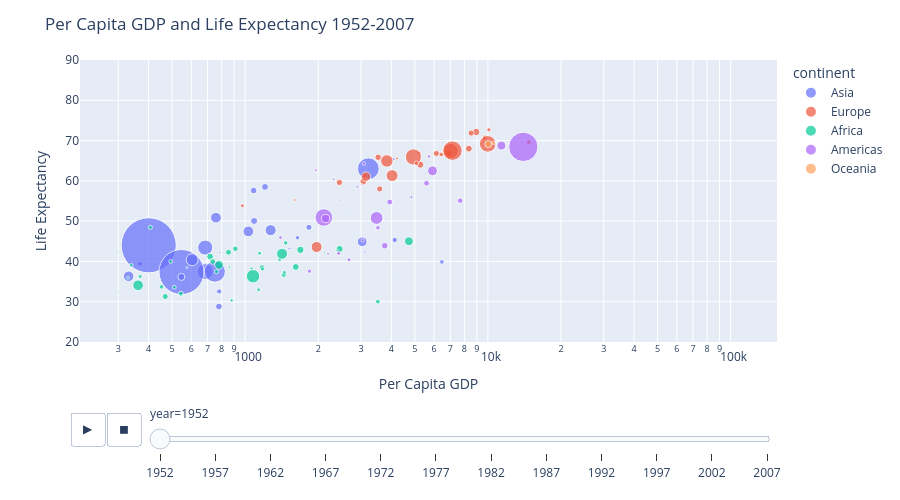

This figure's notebook cell:
### Markdown cell above
If you hover over the large purple dots, you'll see something strange... China appears in the data multiple times.  This is because there's a large purple dot plotted for every year that data was recorded for China.  It's confusing to have them all plotted on the same plot at the same time, so let's add in the animation that shows different values of GDP and life expectancy at different times.

### Code cell
fig= px.scatter(df, x='gdpPercap',
                y='lifeExp',
               log_x=True,
               color= 'continent',
               size='pop',
               hover_name= 'country',
               size_max=60,
               animation_frame='year',
               labels={'gdpPercap' : 'Per Capita GDP', 'lifeExp' : 'Life Expectancy'})

fig.update_layout(height=500,
                  yaxis_range=[20,90],
                  title='Per Capita GDP and Life Expectancy 1952-2007')

fig.show()

### Figure 1 — Plotly figure (JSON) as saved in the notebook; plotly's stock layout.template omitted (floating-point values rounded to 4 significant figures)
{"data": [{"hovertemplate": "<b>%{hovertext}</b><br><br>continent=Asia<br>year=1952<br>Per Capita GDP=%{x}<br>Life Expectancy=%{y}<br>pop=%{marker.size}<extra></extra>", "hovertext": ["Afghanistan", "Bahrain", "Bangladesh", "Cambodia", "China", "Hong Kong, China", "India", "Indonesia", "Iran", "Iraq", "Israel", "Japan", "Jordan", "Korea, Dem. Rep.", "Korea, Rep.", "Kuwait", "Lebanon", "Malaysia", "Mongolia", "Myanmar", "Nepal", "Oman", "Pakistan", "Philippines", "Saudi Arabia", "Singapore", "Sri Lanka", "Syria", "Taiwan", "Thailand", "Vietnam", "West Bank and Gaza", "Yemen, Rep."], "legendgroup": "Asia", "marker": {"color": "#636efa", "size": [8425333, 120447, 46886859, 4693836, 556263527, 2125900, 372000000, 82052000, 17272000, 5441766, 1620914, 86459025, 607914, 8865488, 20947571, 160000, 1439529, 6748378, 800663, 20092996, 9182536, 507833, 41346560, 22438691, 4005677, 1127000, 7982342, 3661549, 8550362, 21289402, 26246839, 1030585, 4963829], "sizemode": "area", "sizeref": 366300.0, "symbol": "circle"}, "mode": "markers", "name": "Asia", "orientation": "v", "showlegend": true, "type": "scatter", "x": [779.4, 9867.0, 684.2, 368.5, 400.4, 3054.0, 546.6, 749.7, 3035.0, 4130.0, 4087.0, 3217.0, 1547.0, 1088.0, 1031.0, 108400.0, 4835.0, 1831.0, 786.6, 331, 545.9, 1828.0, 684.6, 1273.0, 6460.0, 2315.0, 1084.0, 1643.0, 1207.0, 757.8, 605.1, 1516.0, 781.7], "xaxis": "x", "y": [28.8, 50.94, 37.48, 39.42, 44, 60.96, 37.37, 37.47, 44.87, 45.32, 65.39, 63.03, 43.16, 50.06, 47.45, 55.56, 55.93, 48.46, 42.24, 36.32, 36.16, 37.58, 43.44, 47.75, 39.88, 60.4, 57.59, 45.88, 58.5, 50.85, 40.41, 43.16, 32.55], "yaxis": "y"}, {"hovertemplate": "<b>%{hovertext}</b><br><br>continent=Europe<br>year=1952<br>Per Capita GDP=%{x}<br>Life Expectancy=%{y}<br>pop=%{marker.size}<extra></extra>", "hovertext": ["Albania", "Austria", "Belgium", "Bosnia and Herzegovina", "Bulgaria", "Croatia", "Czech Republic", "Denmark", "Finland", "France", "Germany", "Greece", "Hungary", "Iceland", "Ireland", "Italy", "Montenegro", "Netherlands", "Norway", "Poland", "Portugal", "Romania", "Serbia", "Slovak Republic", "Slovenia", "Spain", "Sweden", "Switzerland", "Turkey", "United Kingdom"], "legendgroup": "Europe", "marker": {"color": "#EF553B", "size": [1282697, 6927772, 8730405, 2791000, 7274900, 3882229, 9125183, 4334000, 4090500, 42459667, 69145952, 7733250, 9504000, 147962, 2952156, 47666000, 413834, 10381988, 3327728, 25730551, 8526050, 16630000, 6860147, 3558137, 1489518, 28549870, 7124673, 4815000, 22235677, 50430000], "sizemode": "area", "sizeref": 366300.0, "symbol": "circle"}, "mode": "markers", "name": "Europe", "orientation": "v", "showlegend": true, "type": "scatter", "x": [1601.0, 6137.0, 8343.0, 973.5, 2444.0, 3119.0, 6876.0, 9692.0, 6425.0, 7030.0, 7144.0, 3531.0, 5264.0, 7268.0, 5210.0, 4931.0, 2648.0, 8942.0, 10100.0, 4029.0, 3068.0, 3145.0, 3581.0, 5075.0, 4215.0, 3834.0, 8528.0, 14730.0, 1969.0, 9980.0], "xaxis": "x", "y": [55.23, 66.8, 68, 53.82, 59.6, 61.21, 66.87, 70.78, 66.55, 67.41, 67.5, 65.86, 64.03, 72.49, 66.91, 65.94, 59.16, 72.13, 72.67, 61.31, 59.82, 61.05, 58.0, 64.36, 65.57, 64.94, 71.86, 69.62, 43.59, 69.18], "yaxis": "y"}, {"hovertemplate": "<b>%{hovertext}</b><br><br>continent=Africa<br>year=1952<br>Per Capita GDP=%{x}<br>Life Expectancy=%{y}<br>pop=%{marker.size}<extra></extra>", "hovertext": ["Algeria", "Angola", "Benin", "Botswana", "Burkina Faso", "Burundi", "Cameroon", "Central African Republic", "Chad", "Comoros", "Congo, Dem. Rep.", "Congo, Rep.", "Cote d'Ivoire", "Djibouti", "Egypt", "Equatorial Guinea", "Eritrea", "Ethiopia", "Gabon", "Gambia", "Ghana", "Guinea", "Guinea-Bissau", "Kenya", "Lesotho", "Liberia", "Libya", "Madagascar", "Malawi", "Mali", "Mauritania", "Mauritius", "Morocco", "Mozambique", "Namibia", "Niger", "Nigeria", "Reunion", "Rwanda", "Sao Tome and Principe", "Senegal", "Sierra Leone", "Somalia", "South Africa", "Sudan", "Swaziland", "Tanzania", "Togo", "Tunisia", "Uganda", "Zambia", "Zimbabwe"], "legendgroup": "Africa", "marker": {"color": "#00cc96", "size": [9279525, 4232095, 1738315, 442308, 4469979, 2445618, 5009067, 1291695, 2682462, 153936, 14100005, 854885, 2977019, 63149, 22223309, 216964, 1438760, 20860941, 420702, 284320, 5581001, 2664249, 580653, 6464046, 748747, 863308, 1019729, 4762912, 2917802, 3838168, 1022556, 516556, 9939217, 6446316, 485831, 3379468, 33119096, 257700, 2534927, 60011, 2755589, 2143249, 2526994, 14264935, 8504667, 290243, 8322925, 1219113, 3647735, 5824797, 2672000, 3080907], "sizemode": "area", "sizeref": 366300.0, "symbol": "circle"}, "mode": "markers", "name": "Africa", "orientation": "v", "showlegend": true, "type": "scatter", "x": [2449.0, 3521.0, 1063.0, 851.2, 543.3, 339.3, 1173.0, 1071.0, 1179.0, 1103.0, 780.5, 2126.0, 1389.0, 2670.0, 1419.0, 375.6, 328.9, 362.1, 4293.0, 485.2, 911.3, 510.2, 299.9, 853.5, 298.8, 575.6, 2388.0, 1443.0, 369.2, 452.3, 743.1, 1968.0, 1688.0, 468.5, 2424.0, 761.9, 1077.0, 2719.0, 493.3, 879.6, 1450.0, 879.8, 1136.0, 4725.0, 1616.0, 1148.0, 716.7, 859.8, 1468.0, 734.8, 1147.0, 406.9], "xaxis": "x", "y": [43.08, 30.02, 38.22, 47.62, 31.98, 39.03, 38.52, 35.46, 38.09, 40.72, 39.14, 42.11, 40.48, 34.81, 41.89, 34.48, 35.93, 34.08, 37.0, 30, 43.15, 33.61, 32.5, 42.27, 42.14, 38.48, 42.72, 36.68, 36.26, 33.69, 40.54, 50.99, 42.87, 31.29, 41.73, 37.44, 36.32, 52.72, 40, 46.47, 37.28, 30.33, 32.98, 45.01, 38.63, 41.41, 41.22, 38.6, 44.6, 39.98, 42.04, 48.45], "yaxis": "y"}, {"hovertemplate": "<b>%{hovertext}</b><br><br>continent=Americas<br>year=1952<br>Per Capita GDP=%{x}<br>Life Expectancy=%{y}<br>pop=%{marker.size}<extra></extra>", "hovertext": ["Argentina", "Bolivia", "Brazil", "Canada", "Chile", "Colombia", "Costa Rica", "Cuba", "Dominican Republic", "Ecuador", "El Salvador", "Guatemala", "Haiti", "Honduras", "Jamaica", "Mexico", "Nicaragua", "Panama", "Paraguay", "Peru", "Puerto Rico", "Trinidad and Tobago", "United States", "Uruguay", "Venezuela"], "legendgroup": "Americas", "marker": {"color": "#ab63fa", "size": [17876956, 2883315, 56602560, 14785584, 6377619, 12350771, 926317, 6007797, 2491346, 3548753, 2042865, 3146381, 3201488, 1517453, 1426095, 30144317, 1165790, 940080, 1555876, 8025700, 2227000, 662850, 157553000, 2252965, 5439568], "sizemode": "area", "sizeref": 366300.0, "symbol": "circle"}, "mode": "markers", "name": "Americas", "orientation": "v", "showlegend": true, "type": "scatter", "x": [5911.0, 2677.0, 2109.0, 11370.0, 3940.0, 2144.0, 2627.0, 5587.0, 1398.0, 3522.0, 3048.0, 2428.0, 1840.0, 2195.0, 2899.0, 3478.0, 3112.0, 2480.0, 1952.0, 3759.0, 3082.0, 3023.0, 13990.0, 5717.0, 7690.0], "xaxis": "x", "y": [62.48, 40.41, 50.92, 68.75, 54.74, 50.64, 57.21, 59.42, 45.93, 48.36, 45.26, 42.02, 37.58, 41.91, 58.53, 50.79, 42.31, 55.19, 62.65, 43.9, 64.28, 59.1, 68.44, 66.07, 55.09], "yaxis": "y"}, {"hovertemplate": "<b>%{hovertext}</b><br><br>continent=Oceania<br>year=1952<br>Per Capita GDP=%{x}<br>Life Expectancy=%{y}<br>pop=%{marker.size}<extra></extra>", "hovertext": ["Australia", "New Zealand"], "legendgroup": "Oceania", "marker": {"color": "#FFA15A", "size": [8691212, 1994794], "sizemode": "area", "sizeref": 366300.0, "symbol": "circle"}, "mode": "markers", "name": "Oceania", "orientation": "v", "showlegend": true, "type": "scatter", "x": [10040.0, 10560.0], "xaxis": "x", "y": [69.12, 69.39], "yaxis": "y"}], "layout": {"height": 500, "legend": {"itemsizing": "constant", "title": {"text": "continent"}, "tracegroupgap": 0}, "margin": {"t": 60}, "sliders": [{"active": 0, "currentvalue": {"prefix": "year="}, "len": 0.9, "pad": {"b": 10, "t": 60}, "steps": [{"args": [["1952"], {"frame": {"duration": 0, "redraw": false}, "fromcurrent": true, "mode": "immediate", "transition": {"duration": 0, "easing": "linear"}}], "label": "1952", "method": "animate"}, {"args": [["1957"], {"frame": {"duration": 0, "redraw": false}, "fromcurrent": true, "mode": "immediate", "transition": {"duration": 0, "easing": "linear"}}], "label": "1957", "method": "animate"}, {"args": [["1962"], {"frame": {"duration": 0, "redraw": false}, "fromcurrent": true, "mode": "immediate", "transition": {"duration": 0, "easing": "linear"}}], "label": "1962", "method": "animate"}, {"args": [["1967"], {"frame": {"duration": 0, "redraw": false}, "fromcurrent": true, "mode": "immediate", "transition": {"duration": 0, "easing": "linear"}}], "label": "1967", "method": "animate"}, {"args": [["1972"], {"frame": {"duration": 0, "redraw": false}, "fromcurrent": true, "mode": "immediate", "transition": {"duration": 0, "easing": "linear"}}], "label": "1972", "method": "animate"}, {"args": [["1977"], {"frame": {"duration": 0, "redraw": false}, "fromcurrent": true, "mode": "immediate", "transition": {"duration": 0, "easing": "linear"}}], "label": "1977", "method": "animate"}, {"args": [["1982"], {"frame": {"duration": 0, "redraw": false}, "fromcurrent": true, "mode": "immediate", "transition": {"duration": 0, "easing": "linear"}}], "label": "1982", "method": "animate"}, {"args": [["1987"], {"frame": {"duration": 0, "redraw": false}, "fromcurrent": true, "mode": "immediate", "transition": {"duration": 0, "easing": "linear"}}], "label": "1987", "method": "animate"}, {"args": [["1992"], {"frame": {"duration": 0, "redraw": false}, "fromcurrent": true, "mode": "immediate", "transition": {"duration": 0, "easing": "linear"}}], "label": "1992", "method": "animate"}, {"args": [["1997"], {"frame": {"duration": 0, "redraw": false}, "fromcurrent": true, "mode": "immediate", "transition": {"duration": 0, "easing": "linear"}}], "label": "1997", "method": "animate"}, {"args": [["2002"], {"frame": {"duration": 0, "redraw": false}, "fromcurrent": true, "mode": "immediate", "transition": {"duration": 0, "easing": "linear"}}], "label": "2002", "method": "animate"}, {"args": [["2007"], {"frame": {"duration": 0, "redraw": false}, "fromcurrent": true, "mode": "immediate", "transition": {"duration": 0, "easing": "linear"}}], "label": "2007", "method": "animate"}], "x": 0.1, "xanchor": "left", "y": 0, "yanchor": "top"}], "title": {"text": "Per Capita GDP and Life Expectancy 1952-2007"}, "updatemenus": [{"buttons": [{"args": [null, {"frame": {"duration": 500, "redraw": false}, "fromcurrent": true, "mode": "immediate", "transition": {"duration": 500, "easing": "linear"}}], "label": "&#9654;", "method": "animate"}, {"args": [[null], {"frame": {"duration": 0, "redraw": false}, "fromcurrent": true, "mode": "immediate", "transition": {"duration": 0, "easing": "linear"}}], "label": "&#9724;", "method": "animate"}], "direction": "left", "pad": {"r": 10, "t": 70}, "showactive": false, "type": "buttons", "x": 0.1, "xanchor": "right", "y": 0, "yanchor": "top"}], "xaxis": {"anchor": "y", "domain": [0, 1], "title": {"text": "Per Capita GDP"}, "type": "log"}, "yaxis": {"anchor": "x", "domain": [0, 1], "range": [20, 90], "title": {"text": "Life Expectancy"}}}}
